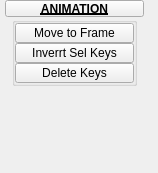
<?xml version="1.0" encoding="UTF-8"?>
<ui version="4.0">
 <class>QtUi</class>
 <widget class="QMainWindow" name="QtUi">
  <property name="enabled">
   <bool>true</bool>
  </property>
  <property name="geometry">
   <rect>
    <x>0</x>
    <y>0</y>
    <width>158</width>
    <height>173</height>
   </rect>
  </property>
  <property name="minimumSize">
   <size>
    <width>0</width>
    <height>0</height>
   </size>
  </property>
  <property name="maximumSize">
   <size>
    <width>999</width>
    <height>999</height>
   </size>
  </property>
  <property name="windowTitle">
   <string>Toolkit</string>
  </property>
  <property name="tabShape">
   <enum>QTabWidget::Triangular</enum>
  </property>
  <property name="dockNestingEnabled">
   <bool>true</bool>
  </property>
  <property name="dockOptions">
   <set>QMainWindow::AllowNestedDocks|QMainWindow::AllowTabbedDocks|QMainWindow::AnimatedDocks|QMainWindow::ForceTabbedDocks</set>
  </property>
  <widget class="QWidget" name="mainWindow">
   <widget class="QWidget" name="layoutWidget_2">
    <property name="geometry">
     <rect>
      <x>5</x>
      <y>0</y>
      <width>139</width>
      <height>151</height>
     </rect>
    </property>
    <layout class="QGridLayout" name="gridLayout">
     <property name="spacing">
      <number>0</number>
     </property>
     <item row="1" column="1" colspan="2">
      <layout class="QHBoxLayout" name="horizontalLayout">
       <item>
        <layout class="QVBoxLayout" name="verticalLayout">
         <property name="spacing">
          <number>0</number>
         </property>
         <item>
          <widget class="QGroupBox" name="animation">
           <property name="minimumSize">
            <size>
             <width>125</width>
             <height>20</height>
            </size>
           </property>
           <property name="maximumSize">
            <size>
             <width>125</width>
             <height>999</height>
            </size>
           </property>
           <property name="title">
            <string/>
           </property>
           <layout class="QVBoxLayout" name="verticalLayout_3">
            <property name="spacing">
             <number>0</number>
            </property>
            <property name="leftMargin">
             <number>0</number>
            </property>
            <property name="topMargin">
             <number>0</number>
            </property>
            <property name="rightMargin">
             <number>0</number>
            </property>
            <property name="bottomMargin">
             <number>0</number>
            </property>
            <item>
             <widget class="PushButton" name="tb000">
              <property name="minimumSize">
               <size>
                <width>0</width>
                <height>20</height>
               </size>
              </property>
              <property name="maximumSize">
               <size>
                <width>999</width>
                <height>20</height>
               </size>
              </property>
              <property name="toolTip">
               <string>&lt;html&gt;&lt;head/&gt;&lt;body&gt;&lt;p&gt;Set the current frame on the timeslider.&lt;/p&gt;&lt;/body&gt;&lt;/html&gt;</string>
              </property>
              <property name="text">
               <string>Move to Frame</string>
              </property>
              <property name="checkable">
               <bool>true</bool>
              </property>
             </widget>
            </item>
            <item>
             <widget class="PushButton" name="tb001">
              <property name="minimumSize">
               <size>
                <width>0</width>
                <height>20</height>
               </size>
              </property>
              <property name="maximumSize">
               <size>
                <width>999</width>
                <height>20</height>
               </size>
              </property>
              <property name="toolTip">
               <string>&lt;html&gt;&lt;head/&gt;&lt;body&gt;&lt;p&gt;Duplicate any selected keyframes and paste them inverted at the given time.&lt;/p&gt;&lt;/body&gt;&lt;/html&gt;</string>
              </property>
              <property name="text">
               <string>Inverrt Sel Keys</string>
              </property>
              <property name="checkable">
               <bool>true</bool>
              </property>
             </widget>
            </item>
            <item>
             <widget class="QPushButton" name="b000">
              <property name="enabled">
               <bool>true</bool>
              </property>
              <property name="minimumSize">
               <size>
                <width>0</width>
                <height>20</height>
               </size>
              </property>
              <property name="maximumSize">
               <size>
                <width>999</width>
                <height>20</height>
               </size>
              </property>
              <property name="toolTip">
               <string>Delete keys for the currently selected object(s).</string>
              </property>
              <property name="text">
               <string>Delete Keys</string>
              </property>
              <property name="iconSize">
               <size>
                <width>18</width>
                <height>18</height>
               </size>
              </property>
             </widget>
            </item>
           </layout>
          </widget>
         </item>
         <item>
          <spacer name="verticalSpacer">
           <property name="orientation">
            <enum>Qt::Vertical</enum>
           </property>
           <property name="sizeHint" stdset="0">
            <size>
             <width>20</width>
             <height>40</height>
            </size>
           </property>
          </spacer>
         </item>
        </layout>
       </item>
       <item>
        <layout class="QVBoxLayout" name="verticalLayout_2">
         <property name="spacing">
          <number>12</number>
         </property>
        </layout>
       </item>
      </layout>
     </item>
     <item row="0" column="1" colspan="2">
      <widget class="PushButtonDraggable" name="draggable_header">
       <property name="minimumSize">
        <size>
         <width>19</width>
         <height>17</height>
        </size>
       </property>
       <property name="maximumSize">
        <size>
         <width>999</width>
         <height>17</height>
        </size>
       </property>
       <property name="font">
        <font>
         <weight>75</weight>
         <bold>true</bold>
         <underline>true</underline>
        </font>
       </property>
       <property name="text">
        <string>ANIMATION</string>
       </property>
       <property name="checkable">
        <bool>true</bool>
       </property>
      </widget>
     </item>
    </layout>
   </widget>
  </widget>
 </widget>
 <customwidgets>
  <customwidget>
   <class>PushButtonDraggable</class>
   <extends>QPushButton</extends>
   <header>widgets.pushbuttondraggable.h</header>
  </customwidget>
  <customwidget>
   <class>PushButton</class>
   <extends>QPushButton</extends>
   <header>widgets.pushbutton.h</header>
  </customwidget>
 </customwidgets>
 <resources/>
 <connections/>
 <designerdata>
  <property name="gridDeltaX">
   <number>5</number>
  </property>
  <property name="gridDeltaY">
   <number>10</number>
  </property>
  <property name="gridSnapX">
   <bool>true</bool>
  </property>
  <property name="gridSnapY">
   <bool>true</bool>
  </property>
  <property name="gridVisible">
   <bool>true</bool>
  </property>
 </designerdata>
</ui>
